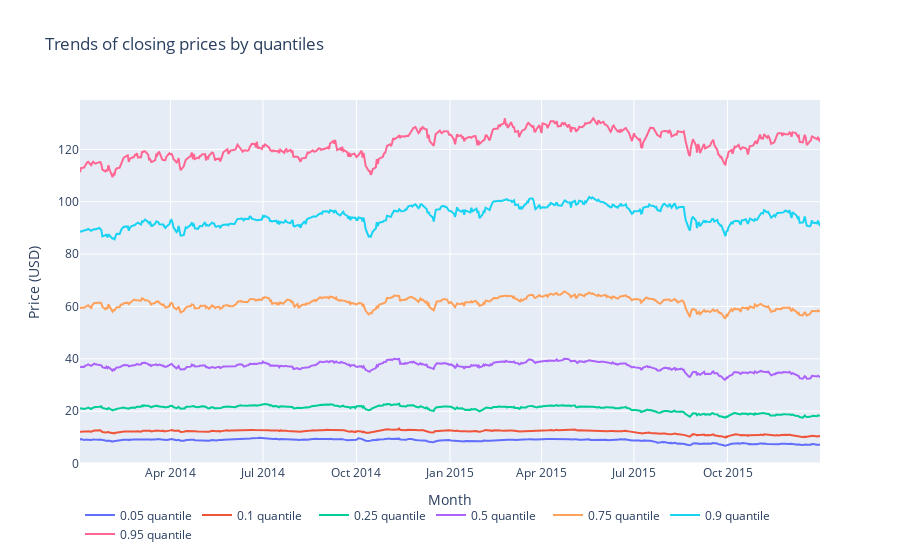

The code cell stored with this chart in its notebook:
### Markdown cell above
Well, these were some random companies. But it would be more interesting to see general trends of prices.

### Code cell
data = []
#market_train_df['close'] = market_train_df['close'] / 20
for i in [0.05, 0.1, 0.25, 0.5, 0.75, 0.9, 0.95]:
    price_df = market_train_df.groupby('time')['close'].quantile(i).reset_index()

    data.append(go.Scatter(
        x = price_df['time'].dt.strftime(date_format='%Y-%m-%d').values,
        y = price_df['close'].values,
        name = f'{i} quantile'
    ))
layout = go.Layout(dict(title = "Trends of closing prices by quantiles",
                  xaxis = dict(title = 'Month'),
                  yaxis = dict(title = 'Price (USD)'),
                  ),legend=dict(
                orientation="h"))
py.iplot(dict(data=data, layout=layout), filename='basic-line')

### Figure 1 — Plotly figure (JSON) as saved in the notebook; plotly's stock layout.template omitted (floating-point values rounded to 4 significant figures; data arrays with more than 128 entries replaced by an {"elided": "..."} marker saying what was removed)
{"data": [{"name": "0.05 quantile", "type": "scatter", "x": {"elided": "504 str values"}, "y": {"elided": "504 float values"}}, {"name": "0.1 quantile", "type": "scatter", "x": {"elided": "504 str values"}, "y": {"elided": "504 float values"}}, {"name": "0.25 quantile", "type": "scatter", "x": {"elided": "504 str values"}, "y": {"elided": "504 float values"}}, {"name": "0.5 quantile", "type": "scatter", "x": {"elided": "504 str values"}, "y": {"elided": "504 float values"}}, {"name": "0.75 quantile", "type": "scatter", "x": {"elided": "504 str values"}, "y": {"elided": "504 float values"}}, {"name": "0.9 quantile", "type": "scatter", "x": {"elided": "504 str values"}, "y": {"elided": "504 float values"}}, {"name": "0.95 quantile", "type": "scatter", "x": {"elided": "504 str values"}, "y": {"elided": "504 float values"}}], "layout": {"legend": {"orientation": "h"}, "title": {"text": "Trends of closing prices by quantiles"}, "xaxis": {"title": {"text": "Month"}}, "yaxis": {"title": {"text": "Price (USD)"}}}}
